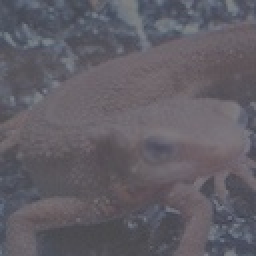
#> input picture backend/files/sample/imori_dark.jpeg, 128 x 128 px (shown 2 times larger)
$ python q22.py
#> lines starting #> are read from the running program, lines starting #| are printed output that depends on the picture
#> in solve, img is the input picture: shape (128, 128, 3); mean B, G, R 101.9, 94, 97.2
import matplotlib.pyplot as plt
import numpy as np
import cv2
import datetime
from PIL import Image

def hist_manipulate(img: np.ndarray, target_mean: int=128, target_std: int=52):
#> called with target_mean = 128, target_std = 52
    img_mean = np.mean(img)
#> img_mean = 97.73
    img_std = np.std(img)
#> img_std = 12.75

    out = img.copy()

    out = target_std / img_std * (img - img_mean) + target_mean
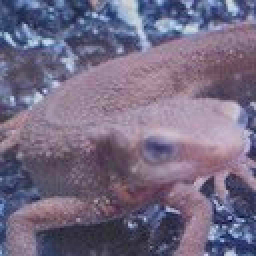
#> out: shape (128, 128, 3) float64 (shown 2 times larger); mean B, G, R 145.1, 112.9, 126; drawn with min black and max white
    out = np.clip(out, 0, 255)
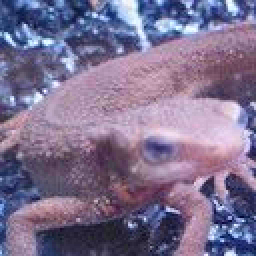
#> out: shape (128, 128, 3) float64 (shown 2 times larger); mean B, G, R 144.9, 112.9, 126
    out = out.astype(np.uint8)

    return out


def solve(file_path: str, save_dir: str = "files/"):
    img = cv2.imread(file_path)

    img_result = hist_manipulate(img)

    dt_now = datetime.datetime.now()
    save_path = f"{dt_now.strftime('%Y%m%d%H%M%S')}.jpg"
    cv2.imwrite(save_dir + save_path, img_result)
    hist_path = f"{dt_now.strftime('%Y%m%d%H%M%S_hist')}.jpg"
    plt.hist(img_result.ravel(), bins=255, rwidth=0.8, range=(0, 255))
    plt.savefig(save_dir + hist_path)
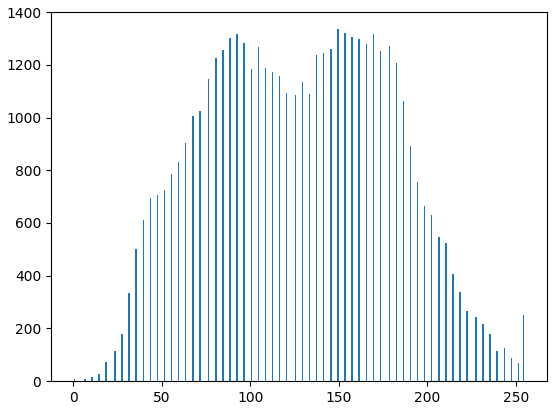
#> figure drawn by matplotlib, 1 panel; tallest bar 1335 high, from x = 149.1 to 149.9
    return {"path": save_path}


if __name__ == "__main__":
    sample_path = "../../files/sample/imori_dark.jpeg"
    save_dir = "../../files/"
    result_path = save_dir + solve(sample_path, save_dir)["path"]
    hist_path = result_path.replace(".jpg", "_hist.jpg")

    plt.figure(figsize=(12, 3))
    plt.subplot(1, 3, 1)
    plt.title('input')
    sample_image = Image.open(sample_path)
    sample_array = np.asarray(sample_image)
    plt.imshow(sample_array)

    plt.subplot(1, 3, 2)
    plt.title('output')
    result_image = Image.open(result_path)
    result_array = np.asarray(result_image)
    plt.imshow(result_array)

    plt.subplot(1, 3, 3)
    plt.title('histogram')
    hist_image = Image.open(hist_path)
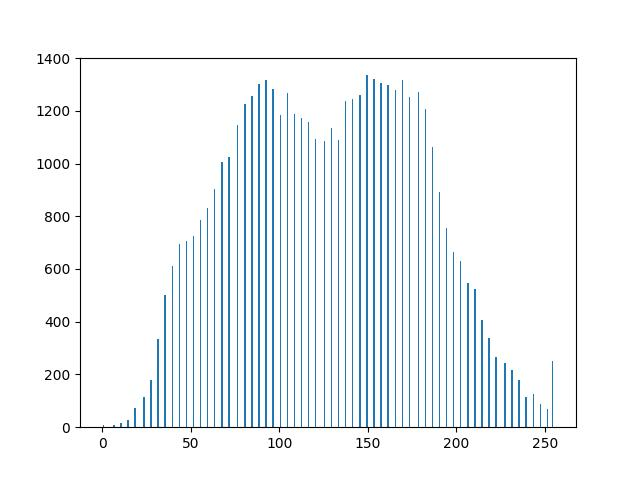
#> hist_image: PIL image 640x480 RGB; mean R, G, B 239, 243.7, 245.4
    hist_array = np.asarray(hist_image)
    plt.imshow(hist_array)
    plt.show()
